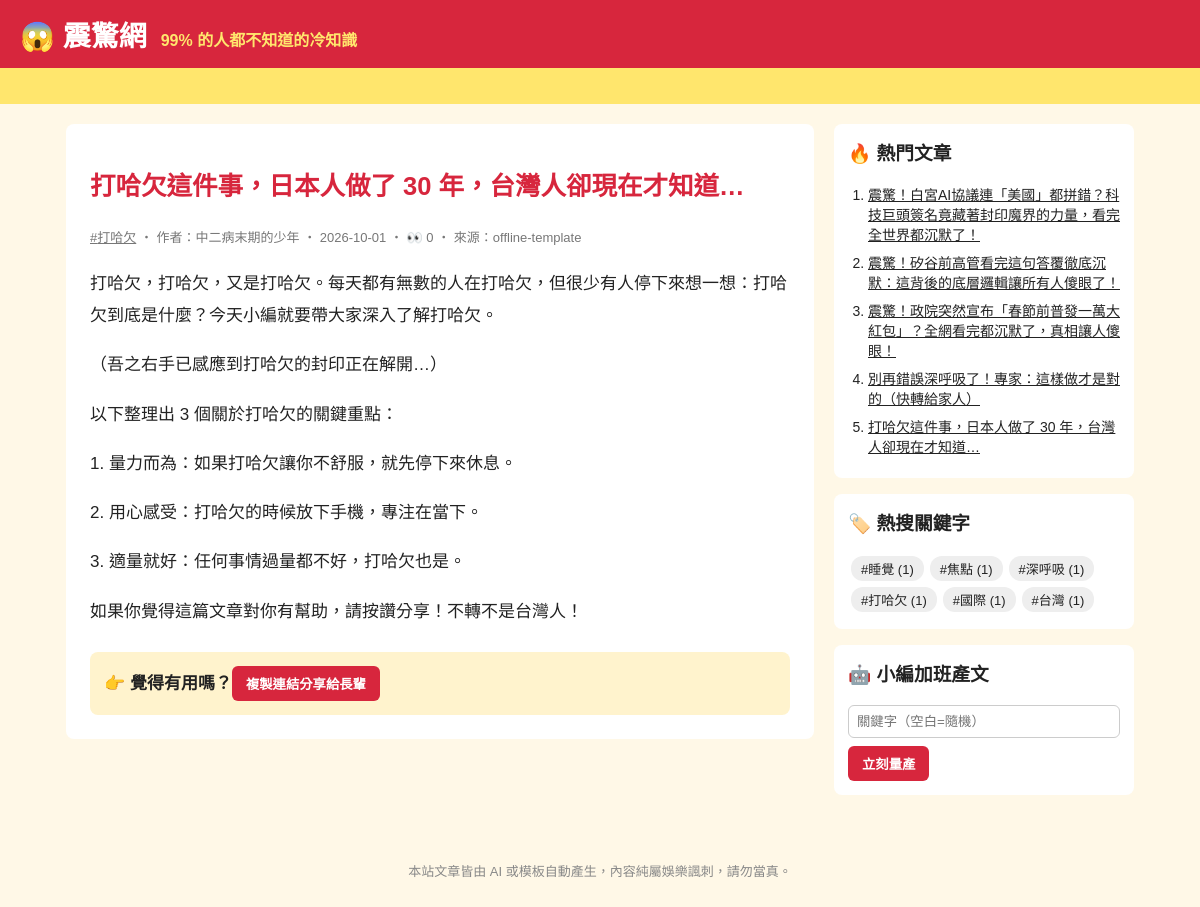
The page /article/2/ on the database as committed earlier.
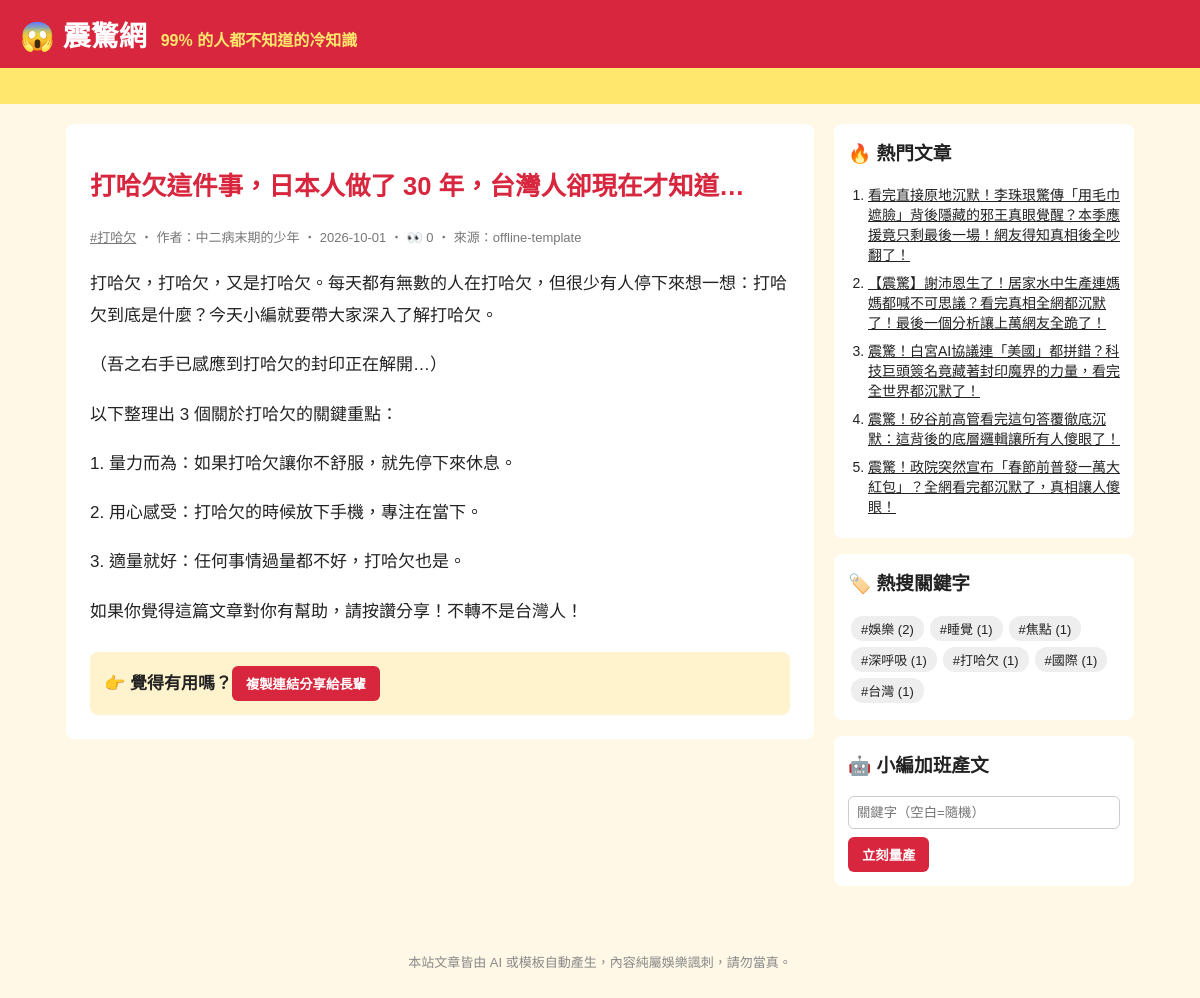
The same page on the database as committed later.
### tables this page shows
CREATE TABLE articles (
                id         INTEGER PRIMARY KEY AUTOINCREMENT,
                keyword    TEXT NOT NULL,
                persona    TEXT NOT NULL,
                title      TEXT NOT NULL,
                content    TEXT NOT NULL,
                source     TEXT NOT NULL,
                views      INTEGER NOT NULL DEFAULT 0,
                created_at TEXT NOT NULL
            , news_title TEXT, news_url TEXT);

### app.py (the view)
@app.route("/article/<int:article_id>/")
def article(article_id):
    art = db.get_article(article_id, count_view=not app.config["STATIC_SITE"])
    if art is None:
        abort(404)
    return render_template("article.html", a=art, paragraphs=art["content"].split("\n\n"))

### app.py (called while the page is built)
@app.context_processor
def sidebar():
    return {"hot": db.hot_articles(), "tags": db.keywords(), "static_site": app.config["STATIC_SITE"]}

### db.py (called while the page is built)
def connect():
    conn = sqlite3.connect(DB_PATH)
    conn.row_factory = sqlite3.Row
    return conn

def hot_articles(limit=5):
    with connect() as conn:
        return conn.execute("SELECT * FROM articles ORDER BY views DESC, id DESC LIMIT ?", (limit,)).fetchall()

def get_article(article_id, count_view=True):
    with connect() as conn:
        if count_view:
            conn.execute("UPDATE articles SET views = views + 1 WHERE id = ?", (article_id,))
        return conn.execute("SELECT * FROM articles WHERE id = ?", (article_id,)).fetchone()

def keywords():
    with connect() as conn:
        return conn.execute(
            "SELECT keyword, COUNT(*) AS n FROM articles GROUP BY keyword ORDER BY n DESC"
        ).fetchall()

### templates/article.html (shortened to what this page needs)
{% extends "base.html" %}
{% block content %}
<article class="post">
  <h1>{{ a.title }}</h1>
  <p class="meta">
    <a href="{{ url_for('tag', keyword=a.keyword) }}">#{{ a.keyword }}</a>
    ‧ 作者：{{ a.persona }} ‧ {{ a.created_at[:10] }}{% if not static_site %} ‧ 👀 {{ a.views }}{% endif %} ‧ 來源：{{ a.source }}
  </p>
  {% for p in paragraphs %}<p>{{ p }}</p>{% endfor %}
  <div class="share">👉 覺得有用嗎？<button onclick="navigator.clipboard.writeText(location.href);this.textContent='已複製連結！快分享！'">複製連結分享給長輩</button></div>
</article>
{% endblock %}

### templates/base.html (shortened to what this page needs)
<!doctype html>
<html lang="zh-Hant">
<head>
  <link rel="stylesheet" href="{{ url_for('static', filename='style.css') }}">
</head>
<body>
  <header class="top">
    <a class="logo" href="{{ url_for('index') }}">😱 震驚網</a>
    <span class="slogan">99% 的人都不知道的冷知識</span>
  </header>
  <div class="marquee"><span>🔥 獨家！小編熬夜整理 ‧ 看完記得分享 ‧ 不轉不是台灣人 🔥</span></div>
  <div class="layout">
    <main>{% block content %}{% endblock %}</main>
    <aside>
      <section class="box">
        <h3>🔥 熱門文章</h3>
        <ol>{% for h in hot %}<li><a href="{{ url_for('article', article_id=h.id) }}">{{ h.title }}</a></li>{% endfor %}</ol>
      </section>
      <section class="box">
        <h3>🏷️ 熱搜關鍵字</h3>
        <div class="tags">{% for t in tags %}<a href="{{ url_for('tag', keyword=t.keyword) }}">#{{ t.keyword }} ({{ t.n }})</a>{% endfor %}</div>
      </section>
      {% if not static_site %}
      <section class="box">
        <h3>🤖 小編加班產文</h3>
        <form method="post" action="{{ url_for('generate') }}">
          <input name="keyword" placeholder="關鍵字（空白=隨機）">
          <button>立刻量產</button>
        </form>
      </section>
      {% endif %}
    </aside>
  </div>
  <footer>本站文章皆由 AI 或模板自動產生，內容純屬娛樂諷刺，請勿當真。</footer>
</body>
</html>

Rows that differ between the two databases and show on the page:
no longer on one of the page's lists (row unchanged): articles: title "打哈欠這件事，日本人做了 30 年，台灣人卻現在才知道…"
no longer on this page (row unchanged): articles: title "別再錯誤深呼吸了！專家：這樣做才是對的（快轉給家人）"
added articles: title "看完直接原地沉默！李珠珢驚傳「用毛巾遮臉」背後隱藏的邪王真眼覺醒？本季應援竟只剩最後一場！網友得知真相後全吵翻了！"
added articles: title "【震驚】謝沛恩生了！居家水中生產連媽媽都喊不可思議？看完真相全網都沉默了！最後一個分析讓上萬網友全跪了！"
Other text that changed with them:
new list line: "# 娛樂 ( 2 )"
